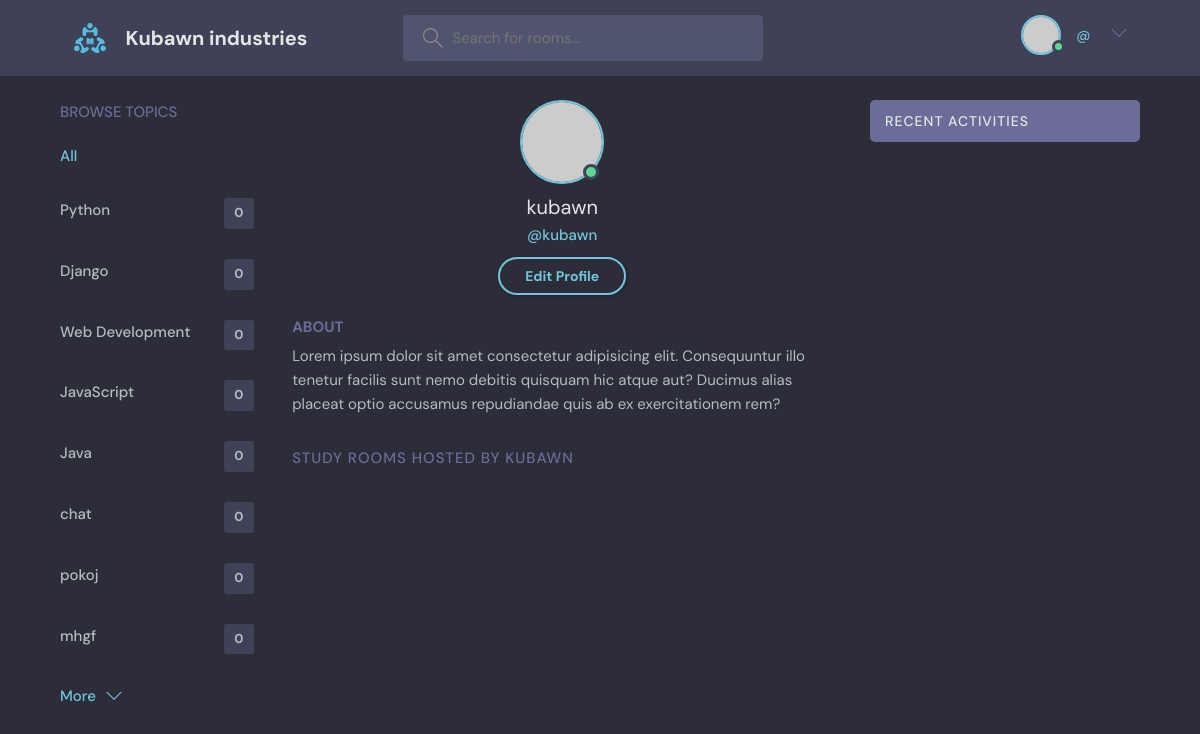
The app's page /profile/1 with its own data.
### base/models.py (models this page shows, shortened)
class Topic(models.Model):
    name = models.CharField(max_length=200)

### base/views.py (the view)
# urls.py: path('profile/<str:pk>', views.userProfile, name="user-profile"),
def userProfile(request, pk):
    user = User.objects.get(id=pk)
    rooms = user.room_set.all()
    room_messages = user.message_set.all()
    topics = Topic.objects.all()
    context = {'user':user, 'rooms':rooms, 'room_messages':room_messages, 'topics':topics}
    return render(request, 'base/profile.html', context)

### base/templates/base/profile.html (shortened to what this page needs)
{% extends 'main.html' %}
{% block content %}
  <main class="profile-page layout layout--3">
    <div class="container">
      {% include 'base/topics_component.html'%}
      <div class="roomList">
        <div class="profile">
          <div class="profile__avatar">
            <div class="avatar avatar--large active">
              <img src="https://randomuser.me/api/portraits/men/11.jpg" />
            </div>
          </div>
          <div class="profile__info">
            <h3>{{user.username}}</h3>
            <p>@{{user.username}}</p>
            <a href="edit-user.html" class="btn btn--main btn--pill">Edit Profile</a>
          </div>
          <div class="profile__about">
            <h3>About</h3>
            <p>
              Lorem ipsum dolor sit amet consectetur adipisicing elit. Consequuntur illo tenetur
              facilis sunt nemo debitis quisquam hic atque aut? Ducimus alias placeat optio
              accusamus repudiandae quis ab ex exercitationem rem?
            </p>
          </div>
        </div>
        <div class="roomList__header">
          <div>
            <h2>Study Rooms Hosted by {{user.username}}</a>
            </h2>
          </div>
        </div>
      </div>
      {% include 'base/activity_component.html'%}
    </div>
  </main>
{% endblock content %}

### templates/main.html (shortened to what this page needs)
<!DOCTYPE html>
{% load static %}
<html lang="en">
  <head>
    <link rel="stylesheet" href="{% static 'styles/style.css' %}" />
  </head>
  <body>
    {%include 'navbar.html'%}
    {%block content%}
    {%endblock%}
  </body>
</html>

### templates/navbar.html (shortened to what this page needs)
{% load static%}
<header class="header header--loggedIn">
    <div class="container">
      <a href="{% url 'home' %}" class="header__logo">
        <img src="{% static 'images/logo.svg' %}" />
        <h1>Kubawn industries</h1>
      </a>
      <form class="header__search" method="GET" action="{% url 'home' %}">
        <label>
          <input name = "q" placeholder="Search for rooms..." />
        </label>
      </form>
      <nav class="header__menu">
        {% if user.is_authenticated %}
        <div class="header__user">
          <a href="profile.html">
            <div class="avatar avatar--medium active">
              <img src="https://randomuser.me/api/portraits/men/37.jpg" />
            </div>
            <p>{{request.user.username}} <span>@{{request.user.username}}</span></p>
          </a>
          <button class="dropdown-button">
            <svg version="1.1" xmlns="http://www.w3.org/2000/svg" width="32" height="32" viewBox="0 0 32 32">
              <title>chevron-down</title>
              <path d="M16 21l-13-13h-3l16 16 16-16h-3l-13 13z"></path>
            </svg>
          </button>
        </div>
        {% else %}
        <a href="{% url 'login' %}">
            <img src="{% static 'images/avatar.svg'%}" />
            <p>Login</p>
        </a>
        {% endif %}
      </nav>
    </div>
  </header>

### base/templates/base/topics_component.html
<div class="topics">
    <div class="topics__header">
      <h2>Browse Topics</h2>
    </div>
    <ul class="topics__list">
      <li>
        <a href="{% url 'home' %}" class="active">All</a>
      </li>
      {% for topic in topics %}
      <li>
        <a href="{% url 'home'%}?q={{topic.name}}">{{topic.name}}<span>{{topic.room_set.all.count}}</span></a>
      </li>
      {% endfor %}
    </ul>
    <a class="btn btn--link" href="topics.html">
      More
      <svg version="1.1" xmlns="http://www.w3.org/2000/svg" width="32" height="32" viewBox="0 0 32 32">
        <title>chevron-down</title>
        <path d="M16 21l-13-13h-3l16 16 16-16h-3l-13 13z"></path>
      </svg>
    </a>
  </div>

### base/templates/base/activity_component.html (shortened to what this page needs)
<div class="activities">
    <div class="activities__header">
      <h2>Recent Activities</h2>
    </div>
  </div>

### records on screen
Topic: name "Python", room_set.all.count "0"
Topic: name "Django", room_set.all.count "0"
Topic: name "Web Development", room_set.all.count "0"
Topic: name "JavaScript", room_set.all.count "0"
Topic: name "Java", room_set.all.count "0"
Topic: name "chat", room_set.all.count "0"
Topic: name "pokoj", room_set.all.count "0"
Topic: name "mhgf", room_set.all.count "0"

### other values on screen
{{ user.username }} "kubawn"
{{ user.username }} "KUBAWN"
